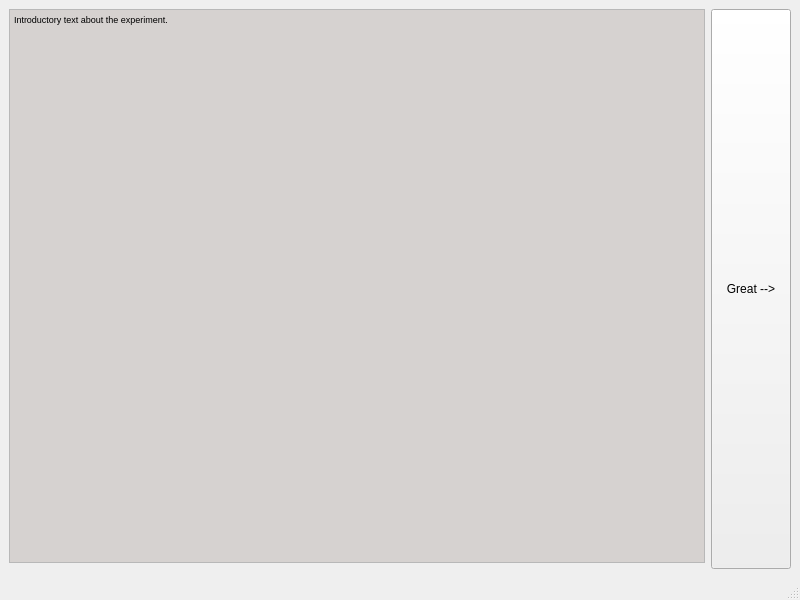
<?xml version="1.0" encoding="UTF-8"?>
<ui version="4.0">
 <class>MainWindow</class>
 <widget class="QMainWindow" name="MainWindow">
  <property name="geometry">
   <rect>
    <x>0</x>
    <y>0</y>
    <width>800</width>
    <height>600</height>
   </rect>
  </property>
  <property name="windowTitle">
   <string>Leap Articulator - P2P Version</string>
  </property>
  <property name="autoFillBackground">
   <bool>true</bool>
  </property>
  <widget class="QWidget" name="centralwidget">
   <layout class="QGridLayout" name="gridLayout_2">
    <item row="0" column="0">
     <widget class="QTextBrowser" name="textBrowser">
      <property name="palette">
       <palette>
        <active>
         <colorrole role="Base">
          <brush brushstyle="SolidPattern">
           <color alpha="255">
            <red>214</red>
            <green>210</green>
            <blue>208</blue>
           </color>
          </brush>
         </colorrole>
        </active>
        <inactive>
         <colorrole role="Base">
          <brush brushstyle="SolidPattern">
           <color alpha="255">
            <red>214</red>
            <green>210</green>
            <blue>208</blue>
           </color>
          </brush>
         </colorrole>
        </inactive>
        <disabled>
         <colorrole role="Base">
          <brush brushstyle="SolidPattern">
           <color alpha="255">
            <red>255</red>
            <green>255</green>
            <blue>255</blue>
           </color>
          </brush>
         </colorrole>
        </disabled>
       </palette>
      </property>
      <property name="autoFillBackground">
       <bool>true</bool>
      </property>
      <property name="html">
       <string>&lt;!DOCTYPE HTML PUBLIC &quot;-//W3C//DTD HTML 4.0//EN&quot; &quot;http://www.w3.org/TR/REC-html40/strict.dtd&quot;&gt;
&lt;html&gt;&lt;head&gt;&lt;meta name=&quot;qrichtext&quot; content=&quot;1&quot; /&gt;&lt;style type=&quot;text/css&quot;&gt;
p, li { white-space: pre-wrap; }
&lt;/style&gt;&lt;/head&gt;&lt;body style=&quot; font-family:'Sans Serif'; font-size:7pt; font-weight:400; font-style:normal;&quot;&gt;
&lt;p style=&quot; margin-top:0px; margin-bottom:0px; margin-left:0px; margin-right:0px; -qt-block-indent:0; text-indent:0px;&quot;&gt;Introductory text about the experiment.&lt;/p&gt;&lt;/body&gt;&lt;/html&gt;</string>
      </property>
     </widget>
    </item>
    <item row="0" column="1" rowspan="2">
     <widget class="QPushButton" name="btnOkay">
      <property name="sizePolicy">
       <sizepolicy hsizetype="Minimum" vsizetype="Minimum">
        <horstretch>0</horstretch>
        <verstretch>0</verstretch>
       </sizepolicy>
      </property>
      <property name="maximumSize">
       <size>
        <width>200</width>
        <height>16777215</height>
       </size>
      </property>
      <property name="layoutDirection">
       <enum>Qt::LeftToRight</enum>
      </property>
      <property name="text">
       <string>Great --&gt;</string>
      </property>
     </widget>
    </item>
   </layout>
  </widget>
  <widget class="QMenuBar" name="menubar">
   <property name="geometry">
    <rect>
     <x>0</x>
     <y>0</y>
     <width>800</width>
     <height>15</height>
    </rect>
   </property>
  </widget>
  <widget class="QStatusBar" name="statusbar"/>
 </widget>
 <resources/>
 <connections/>
</ui>
